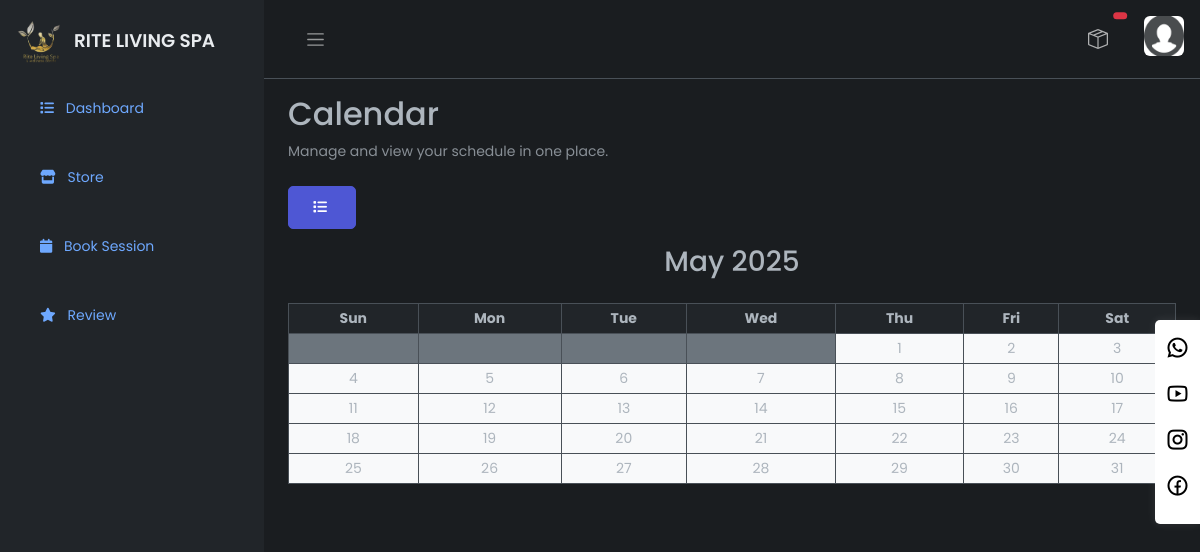
/calender (signed in), run on an earlier commit of the app's database.
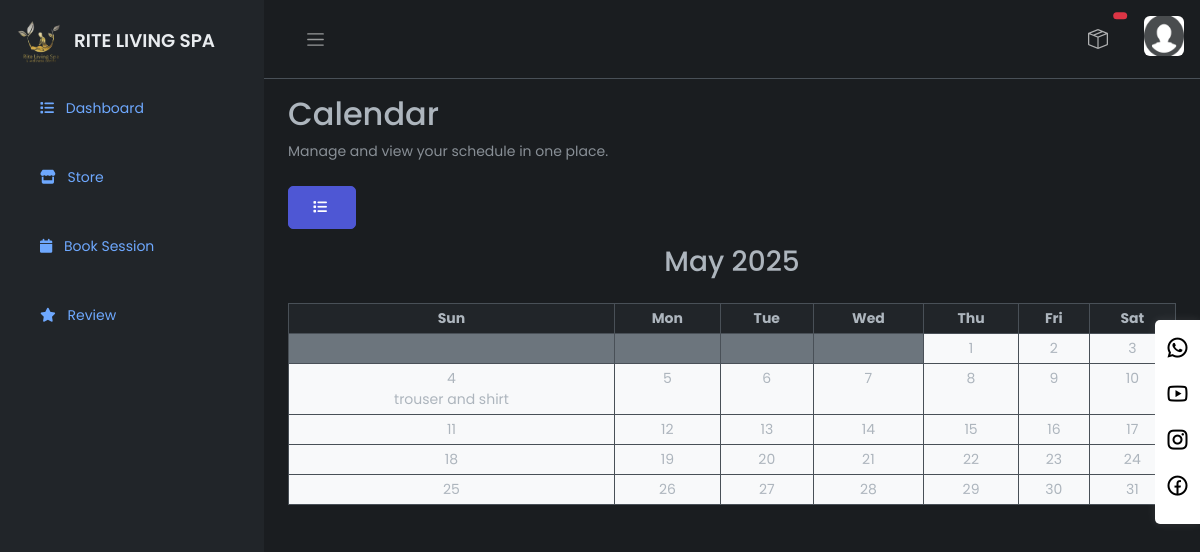
And on a later commit of the database.
### firstApp/models.py (models this page shows, shortened)
class Uniform(models.Model):
    uniform_date = models.DateField()  # Single field to store the full date
    uniform_type = models.CharField(max_length=100)
    uniform_color = models.CharField(max_length=50)
    uniform_notes = models.TextField(blank=True, null=True)
    class Meta:
        constraints = [
            models.UniqueConstraint(fields=['uniform_date'], name='unique_uniform_date')
        ]

### firstApp/views.py (the view)
# urls.py: path('calender', CalenderPageView, name='calenderpage'),
@login_required(login_url='loginpage')
def CalenderPageView(request):
    today = datetime.today()
    month = today.month
    year = today.year
    cal = calendar.Calendar(firstweekday=6)  # Starts on Sunday
    month_days = cal.monthdayscalendar(year, month)
    days_of_week = []
    for week in month_days:
        week_days = []
        for day in week:
            if day != 0:  # If day is not 0, it is a valid day of the month
                uniform = Uniform.objects.filter(uniform_date__year=year, uniform_date__month=month, uniform_date__day=day).first()
                if uniform:
                    week_days.append({
                        'day': day,
                        'is_current_month': True,
                        'uniform': uniform,
                    })
                else:
                    week_days.append({
                        'day': day,
                        'is_current_month': True,
                        'uniform': None,
                    })
            else:
                week_days.append({
                    'day': '',
                    'is_current_month': False,
                    'uniform': None,
                })
        days_of_week.append(week_days)
    month_name = calendar.month_name[month]
    if request.method == 'POST':
        print(request.POST)
        uniform_id = request.POST.get('id')
        if uniform_id:
            uniform = get_object_or_404(Uniform, id=uniform_id)
            form = UniformForm(request.POST, instance=uniform)  # Bind the form to the existing uniform instance
        else:
            form = UniformForm(request.POST)
        if form.is_valid():
            form.save()  # Save the uniform data (either new or updated) to the database
            messages.success(request, "Uniform Saved successfully.")
        else:
            print("Form errors: ", form.errors)  # Debugging message to see any validation errors
    else:
        form = UniformForm()
    uniforms_for_month = Uniform.objects.filter(uniform_date__year=year, uniform_date__month=month)
    orders = Order.objects.select_related('client', 'product').order_by('-created_at')
    order_count = orders.count()
    total_bookings = SpaSessionBooking.objects.count()
    all_bookings = SpaSessionBooking.objects.all()
    context = {
        'orders': orders,
        'order_count': order_count,
        'status_choices': Order.STATUS_CHOICES,
        'calendar_weeks': days_of_week,
        'month_name': month_name,
        'year': year,
        'form': form,
        'uniforms_for_month': uniforms_for_month,
        'total_bookings': total_bookings,
        'all_bookings': all_bookings,
    }
    return render(request, 'auth/calender.html', context)

### firstApp/templates/auth/calender.html (shortened to what this page needs)
{% extends 'auth/maindash.html' %}
{% load static %}
{% block content %}
<div class="main">
    {% include 'auth/nav.html' %}
    <main class="content px-4 py-3" style="max-height: 90vh; overflow-y: auto;">
        <div class="mb-4">
            <h2>Calendar</h2>
            <p class="text-muted">Manage and view your schedule in one place.</p>
        </div>
        <div class="d-flex justify-content-between align-items-center mb-3">
            <button type="button" class="btn btn-brand" data-bs-toggle="modal" data-bs-target="#serviceListModal">
                <i class="fa fa-list pe-1"></i>
            </button>
        </div>
        <div class="calendar-container">
            <div class="calendar-header mb-4">
                <h3 class="text-center mb-3">{{ month_name }} {{ year }}</h3>
            </div>
            <table class="table table-bordered table-sm">
                <thead>
                    <tr>
                        <th class="text-center">Sun</th>
                        <th class="text-center">Mon</th>
                        <th class="text-center">Tue</th>
                        <th class="text-center">Wed</th>
                        <th class="text-center">Thu</th>
                        <th class="text-center">Fri</th>
                        <th class="text-center">Sat</th>
                    </tr>
                </thead>
                <tbody>
                    {% for week in calendar_weeks %}
                    <tr>
                        {% for day in week %}
                        <td class="text-center {% if day.is_current_month %}bg-light{% else %}bg-secondary text-white{% endif %}" id="day-{{ day.day }}">
                            <span class="day-number {% if day.day == 0 %}invisible{% endif %}">{{ day.day }}</span>
                            {% if day.uniform %}
                                <div class="uniform-info">
                                    <span class="uniform-type">{{ day.uniform.uniform_type }}</span><br>
                                </div>
                            {% endif %}
                        </td>
                        {% endfor %}
                    </tr>
                    {% endfor %}
                </tbody>
            </table>
        </div>
    </main>
</div>
{% endblock %}

What changed in the data, as far as the page shows it:
added Uniform: day "4", uniform.uniform_type "trouser and shirt"
Also different on the page:
list line gone: "4"
